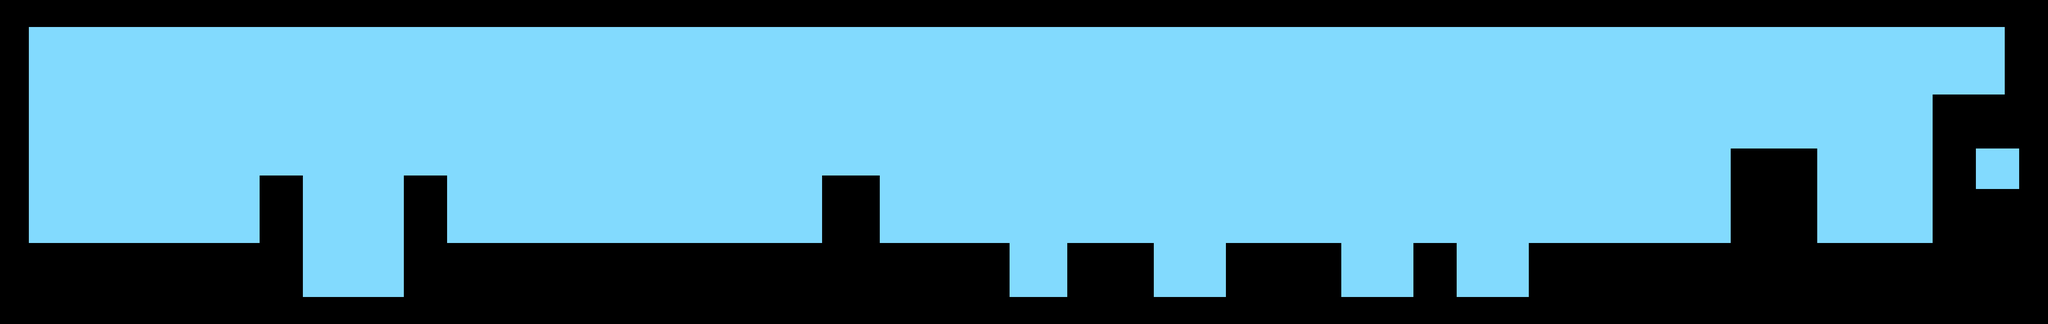

This is a level from a 2D game, rendered from its Tiled map with the project's own tilesets. A one-line summary and the map file follow, with tile-layer data summarised:
An orthogonal 142x24 tile map with 32x30 px tiles, 2 tile layers (Tile Layer 1, Tile Layer 3) and 19 objects.

<map version="1.0" orientation="orthogonal" renderorder="right-down" width="142" height="24" tilewidth="32" tileheight="30" nextobjectid="56">
 <tileset firstgid="1" name="TileSet" tilewidth="32" tileheight="30" tilecount="1680" columns="70">
  <image source="TileSet.png" width="2244" height="720" />
 </tileset>
 <layer name="Tile Layer 1" width="142" height="24">
  <data>[3408 cells, 3408 non-empty, 960 distinct tile ids]</data>
 </layer>
 <objectgroup name="Ground">
  <object id="33" x="0" y="0" width="4544" height="64" />
  <object id="34" x="0" y="62" width="62" height="660" />
  <object id="35" x="64" y="538" width="606" height="178" />
  <object id="36" x="574" y="384" width="98" height="154" />
  <object id="37" x="676" y="656" width="216" height="60" />
  <object id="38" x="890" y="388" width="100" height="330" />
  <object id="39" x="992" y="534" width="1244" height="186" />
  <object id="40" x="1824" y="386" width="126" height="156" />
  <object id="41" x="2368" y="538" width="190" height="184" />
  <object id="42" x="2718" y="536" width="256" height="180" />
  <object id="43" x="3132" y="538" width="98" height="184" />
  <object id="44" x="3394" y="532" width="1158" height="188" />
  <object id="45" x="3840" y="328" width="190" height="210" />
  <object id="48" x="3233" y="659" width="159" height="60" />
  <object id="49" x="2976" y="661" width="152" height="58" />
  <object id="50" x="2562" y="661" width="155" height="56" />
  <object id="51" x="2239" y="661" width="124" height="57" />
  <object id="52" x="4448" y="62" width="96" height="144" />
 </objectgroup>
 <objectgroup name="Home">
  <object id="46" x="4284" y="208" width="258" height="336" />
 </objectgroup>
 <layer name="Tile Layer 3" width="142" height="24">
  <data>[3408 cells, 1250 non-empty, 100 distinct tile ids]</data>
 </layer>
</map>